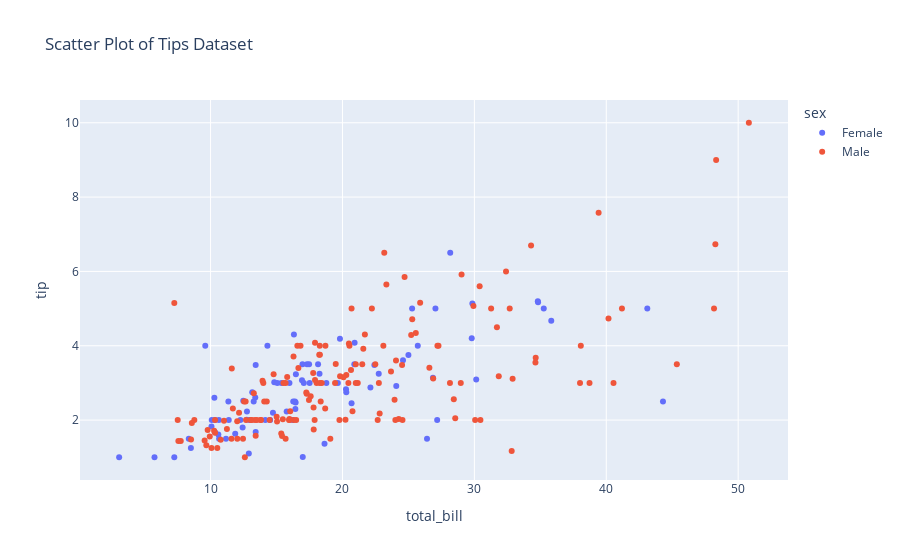

This figure's notebook cell:
### Markdown cell above
# 1. Scatter Plot

### Code cell
fig1 = px.scatter(df, x="total_bill", y="tip", color="sex", title="Scatter Plot of Tips Dataset")
fig1.show()
# save the plot
fig1.write_image("./tips/01_scatterplot.png")

### Figure 1 — Plotly figure (JSON) as saved in the notebook; plotly's stock layout.template omitted (floating-point values rounded to 4 significant figures; data arrays with more than 128 entries replaced by an {"elided": "..."} marker saying what was removed)
{"data": [{"hovertemplate": "sex=Female<br>total_bill=%{x}<br>tip=%{y}<extra></extra>", "legendgroup": "Female", "marker": {"color": "#636efa", "symbol": "circle"}, "mode": "markers", "name": "Female", "orientation": "v", "showlegend": true, "type": "scatter", "x": [16.99, 24.59, 35.26, 14.83, 10.33, 16.97, 20.29, 15.77, 19.65, 15.06, 20.69, 16.93, 10.29, 34.81, 26.41, 16.45, 3.07, 17.07, 26.86, 25.28, 14.73, 10.07, 34.83, 5.75, 16.32, 22.75, 11.35, 15.38, 44.3, 22.42, 20.92, 14.31, 7.25, 25.71, 17.31, 10.65, 12.43, 24.08, 13.42, 12.48, 29.8, 14.52, 11.38, 20.27, 11.17, 12.26, 18.26, 8.51, 10.33, 14.15, 13.16, 17.47, 27.05, 16.43, 8.35, 18.64, 11.87, 29.85, 25, 13.39, 16.21, 17.51, 10.59, 10.63, 9.6, 20.9, 18.15, 19.81, 43.11, 13, 12.74, 13, 16.4, 16.47, 12.76, 13.27, 28.17, 12.9, 30.14, 13.42, 15.98, 16.27, 10.09, 22.12, 35.83, 27.18, 18.78], "xaxis": "x", "y": [1.01, 3.61, 5, 3.02, 1.67, 3.5, 2.75, 2.23, 3, 3, 2.45, 3.07, 2.6, 5.2, 1.5, 2.47, 1, 3, 3.14, 5, 2.2, 1.83, 5.17, 1, 4.3, 3.25, 2.5, 3, 2.5, 3.48, 4.08, 4, 1, 4, 3.5, 1.5, 1.8, 2.92, 1.68, 2.52, 4.2, 2, 2, 2.83, 1.5, 2, 3.25, 1.25, 2, 2, 2.75, 3.5, 5, 2.3, 1.5, 1.36, 1.63, 5.14, 3.75, 2.61, 2, 3, 1.61, 2, 4, 3.5, 3.5, 4.19, 5, 2, 2.01, 2, 2.5, 3.23, 2.23, 2.5, 6.5, 1.1, 3.09, 3.48, 3, 2.5, 2, 2.88, 4.67, 2, 3], "yaxis": "y"}, {"hovertemplate": "sex=Male<br>total_bill=%{x}<br>tip=%{y}<extra></extra>", "legendgroup": "Male", "marker": {"color": "#EF553B", "symbol": "circle"}, "mode": "markers", "name": "Male", "orientation": "v", "showlegend": true, "type": "scatter", "x": {"elided": "157 float values"}, "xaxis": "x", "y": {"elided": "157 float values"}, "yaxis": "y"}], "layout": {"legend": {"title": {"text": "sex"}, "tracegroupgap": 0}, "title": {"text": "Scatter Plot of Tips Dataset"}, "xaxis": {"anchor": "y", "domain": [0, 1], "title": {"text": "total_bill"}}, "yaxis": {"anchor": "x", "domain": [0, 1], "title": {"text": "tip"}}}}
